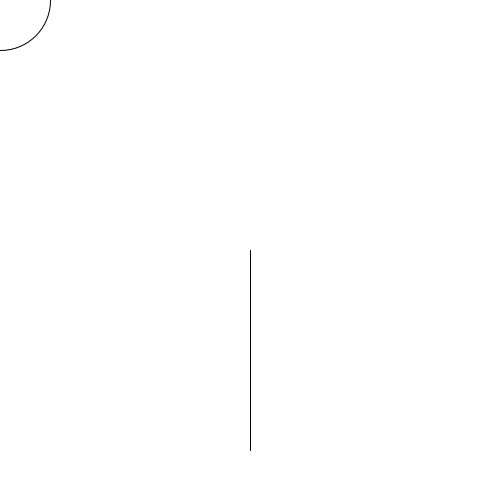
Frame 1 (no input)
Frame 60 (the mouse pressed at the canvas centre just before this capture): identical to frame 1, image omitted
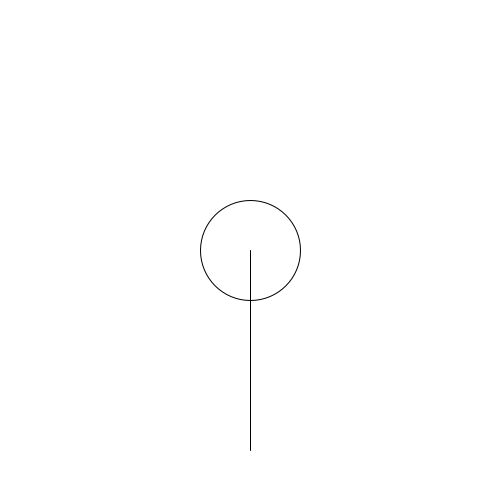
Frame 120 (the mouse held since frame 60 and released just before this capture)

The Processing sketch that drew these frames (run headless with seeded random() and noise(); from frame 60 on, the mouse is pressed at the canvas centre):

// Processing sketch: processing_144706
// ── processing_144706.pde

float candyWidth;
float candyHeight;

float candyX;
float candyY;

void setup(){
  size(500,500);
  background(255);
  smooth();
  
  
  candyWidth = random(50,300);
  candyHeight = candyWidth * random(1,2);
  
  candyX = height/2;
  candyY = width/2;
}

void draw(){
  
  candyWidth = mouseX;
  candyHeight = mouseY;
  
  background(255);
  
  
  ellipse(candyWidth,candyHeight,100,100);
  line(candyX,candyY,250,450);
}
